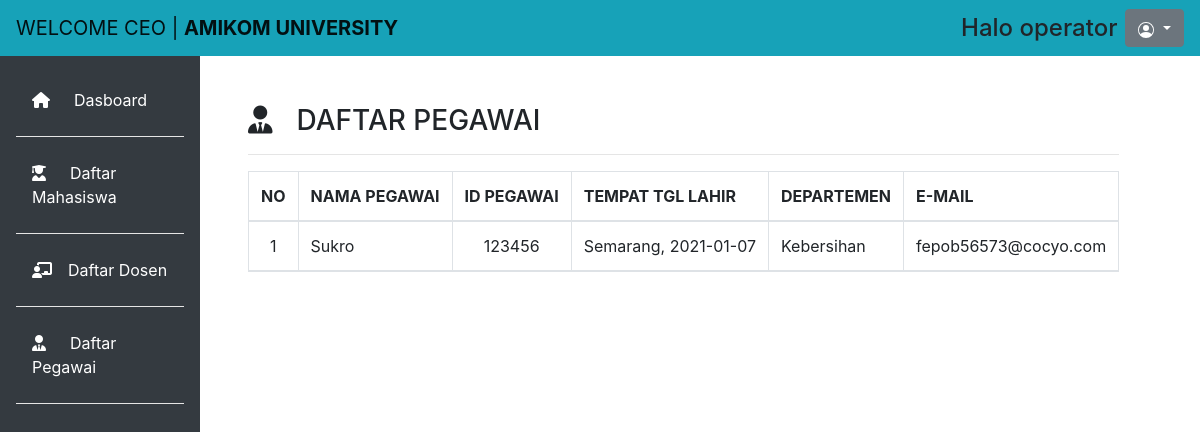
The page /user/pegawai.php on the database its author committed.
### tables this page shows
CREATE TABLE `data_user` (
  `id` int(11) NOT NULL,
  `nama_user` varchar(255) NOT NULL,
  `password` varchar(255) NOT NULL,
  `name` varchar(255) NOT NULL
);

CREATE TABLE `data_pegawai` (
  `id` int(11) NOT NULL,
  `nama_pegawai` varchar(255) NOT NULL,
  `id_pegawai` int(6) NOT NULL,
  `tempat_lahir_pegawai` varchar(255) NOT NULL,
  `tanggal_lahir_pegawai` date NOT NULL,
  `departemen_pegawai` varchar(255) NOT NULL,
  `email_pegawai` varchar(255) NOT NULL
);

### user/pegawai.php (the view, shortened to what this page needs)
<!doctype html>
<html lang="en">
  <head>
    <link rel="stylesheet" href="https://cdn.jsdelivr.net/npm/bootstrap@4.5.3/dist/css/bootstrap.min.css">
    <link rel="stylesheet" type="text/css" href="css/admin.css">
  </head>
  <body>
  	<nav class="navbar navbar-expand-lg navbar-light bg-info">
	  <a class="navbar-brand" href="dash.php">WELCOME CEO | <b>AMIKOM UNIVERSITY</b></a>
	    <div class="form-inline my-2 my-lg-0 ml-auto">
	    	<?php
			    include ("../config/koneksi.php");
			    $id = $_SESSION['id'];
			    $sql = "SELECT * FROM data_user WHERE id='$id'";
			    $hasil = mysqli_query($db, $sql) or exit("Error query : <b>".$sql."</br>");
			    $data = mysqli_fetch_assoc($hasil)
			?>
	    	<h4 class="form-inline mr-sm-2 my-lg-0 ml-auto">Halo <?php echo $data['name'];?></h4>
	      <div class="dropdown">
			  <button class="btn btn-secondary dropdown-toggle" type="button" id="dropdownMenuButton" data-toggle="dropdown" aria-haspopup="true" aria-expanded="false">
			  </button>
			</div>
	    </div>
	</nav>
	<div class="row no-gutters mt-0">
		<div class="col-md-2 bg-dark mt-0 pr-3 pt-4">
			<ul class="nav flex-column ml-3 mb-5">
			  <li class="nav-item">
			    <a class="nav-link active text-white" href="dash.php"><i class="fas fa-home mr-4"></i>Dasboard</a><hr class="bg-white">
			  </li>
			  <li class="nav-item">
			    <a class="nav-link text-white" href="mahasiswa.php"><i class="fas fa-user-graduate mr-4"></i>Daftar Mahasiswa</a><hr class="bg-white">
			  </li>
			  <li class="nav-item">
			    <a class="nav-link text-white" href="dosen.php"><i class="fas fa-chalkboard-teacher mr-3"></i>Daftar Dosen</a><hr class="bg-white">
			  </li>
			  <li class="nav-item">
			    <a class="nav-link text-white"><i class="fas fa-user-tie mr-4"></i>Daftar Pegawai</a><hr class="bg-white">
			  </li>
			</ul>
		</div>
		<div class="com-md-10 p-5 pt-2">
			<h3><i class="fas fa-user-tie mr-4"></i>DAFTAR PEGAWAI</h3><hr width="100%">
			<table class="table table-striped table-bordered">
			  <thead>
			    <tr>
			      <th scope="col">NO</th>
			      <th scope="col">NAMA PEGAWAI</th>
			      <th scope="col">ID PEGAWAI</th>
			      <th scope="col">TEMPAT TGL LAHIR</th>
			      <th scope="col">DEPARTEMEN</th>
			      <th scope="col">E-MAIL</th>
			    </tr>
			    <?php
			    include ("../config/koneksi.php");
			    $sql = "SELECT * FROM data_pegawai";
			    $hasil = mysqli_query($db, $sql) or exit("Error query : <b>".$sql."</br>");
			    $i = 0;
			    while ($data = mysqli_fetch_assoc($hasil)) {
			    	$i++
			    ?>
				    <tr>
				    	<td align="center"><?php echo $i ?></td>
				    	<td><?php echo $data['nama_pegawai'];?></td>
				    	<td align="center"><?php echo $data['id_pegawai'];?></td>
				    	<td><?php echo $data['tempat_lahir_pegawai'],', ', $data['tanggal_lahir_pegawai'];?></td>
				    	<td><?php echo $data['departemen_pegawai'];?></td>
				    	<td><?php echo $data['email_pegawai'];?></td>
				    </tr>
			    <?php } ?>
			  </thead>
			</table>
		</div>
	</div>
  </body>
</html>

### user/css/admin.css (style rules this page uses)
.col-md-2 { min-height: 800px; }

### rows shown on the page
data_user: name "operator"
data_pegawai: nama_pegawai "Sukro", id_pegawai "123456", tempat_lahir_pegawai "Semarang", tanggal_lahir_pegawai "2021-01-07", departemen_pegawai "Kebersihan", email_pegawai "fepob56573@cocyo.com"
